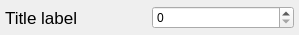
<?xml version="1.0" encoding="UTF-8"?>
<ui version="4.0">
 <class>single_value</class>
 <widget class="CardWidget" name="single_value">
  <property name="geometry">
   <rect>
    <x>0</x>
    <y>0</y>
    <width>299</width>
    <height>35</height>
   </rect>
  </property>
  <property name="minimumSize">
   <size>
    <width>0</width>
    <height>35</height>
   </size>
  </property>
  <property name="maximumSize">
   <size>
    <width>16777215</width>
    <height>35</height>
   </size>
  </property>
  <property name="windowTitle">
   <string>Form</string>
  </property>
  <layout class="QHBoxLayout" name="horizontalLayout">
   <property name="spacing">
    <number>5</number>
   </property>
   <property name="leftMargin">
    <number>5</number>
   </property>
   <property name="topMargin">
    <number>1</number>
   </property>
   <property name="rightMargin">
    <number>5</number>
   </property>
   <property name="bottomMargin">
    <number>1</number>
   </property>
   <item>
    <widget class="TitleLabel" name="tittle">
     <property name="minimumSize">
      <size>
       <width>0</width>
       <height>33</height>
      </size>
     </property>
     <property name="maximumSize">
      <size>
       <width>16777215</width>
       <height>33</height>
      </size>
     </property>
     <property name="font">
      <font>
       <family>Segoe UI</family>
       <pointsize>13</pointsize>
       <bold>false</bold>
      </font>
     </property>
     <property name="text">
      <string>Title label</string>
     </property>
    </widget>
   </item>
   <item>
    <widget class="SpinBox" name="value"/>
   </item>
  </layout>
 </widget>
 <customwidgets>
  <customwidget>
   <class>CardWidget</class>
   <extends>QFrame</extends>
   <header>qfluentwidgets</header>
   <container>1</container>
  </customwidget>
  <customwidget>
   <class>TitleLabel</class>
   <extends>QLabel</extends>
   <header>qfluentwidgets</header>
  </customwidget>
  <customwidget>
   <class>SpinBox</class>
   <extends>QSpinBox</extends>
   <header>qfluentwidgets</header>
  </customwidget>
 </customwidgets>
 <resources/>
 <connections/>
</ui>
